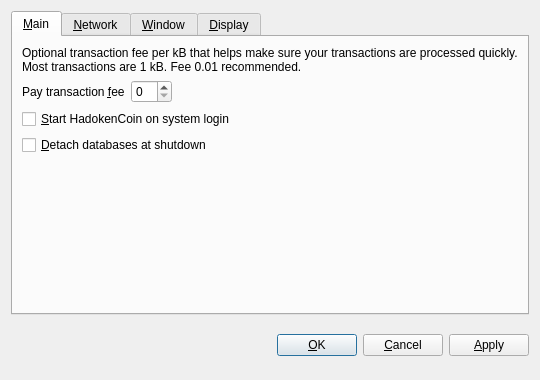
<?xml version="1.0" encoding="UTF-8"?>
<ui version="4.0">
 <class>OptionsDialog</class>
 <widget class="QDialog" name="OptionsDialog">
  <property name="geometry">
   <rect>
    <x>0</x>
    <y>0</y>
    <width>540</width>
    <height>380</height>
   </rect>
  </property>
  <property name="windowTitle">
   <string>Options</string>
  </property>
  <property name="modal">
   <bool>true</bool>
  </property>
  <layout class="QVBoxLayout" name="verticalLayout">
   <item>
    <widget class="QTabWidget" name="tabWidget">
     <property name="tabPosition">
      <enum>QTabWidget::North</enum>
     </property>
     <property name="currentIndex">
      <number>0</number>
     </property>
     <widget class="QWidget" name="tabMain">
      <attribute name="title">
       <string>&amp;Main</string>
      </attribute>
      <layout class="QVBoxLayout" name="verticalLayout_Main">
       <item>
        <widget class="QLabel" name="transactionFeeInfoLabel">
         <property name="text">
          <string>Optional transaction fee per kB that helps make sure your transactions are processed quickly. Most transactions are 1 kB. Fee 0.01 recommended.</string>
         </property>
         <property name="textFormat">
          <enum>Qt::PlainText</enum>
         </property>
         <property name="wordWrap">
          <bool>true</bool>
         </property>
        </widget>
       </item>
       <item>
        <layout class="QHBoxLayout" name="horizontalLayout_Main">
         <item>
          <widget class="QLabel" name="transactionFeeLabel">
           <property name="text">
            <string>Pay transaction &amp;fee</string>
           </property>
           <property name="textFormat">
            <enum>Qt::PlainText</enum>
           </property>
           <property name="buddy">
            <cstring>transactionFee</cstring>
           </property>
          </widget>
         </item>
         <item>
          <widget class="BitcoinAmountField" name="transactionFee"/>
         </item>
         <item>
          <spacer name="horizontalSpacer_Main">
           <property name="orientation">
            <enum>Qt::Horizontal</enum>
           </property>
           <property name="sizeHint" stdset="0">
            <size>
             <width>40</width>
             <height>20</height>
            </size>
           </property>
          </spacer>
         </item>
        </layout>
       </item>
       <item>
        <widget class="QCheckBox" name="bitcoinAtStartup">
         <property name="toolTip">
          <string>Automatically start HadokenCoin after logging in to the system.</string>
         </property>
         <property name="text">
          <string>&amp;Start HadokenCoin on system login</string>
         </property>
        </widget>
       </item>
       <item>
        <widget class="QCheckBox" name="detachDatabases">
         <property name="toolTip">
          <string>Detach block and address databases at shutdown. This means they can be moved to another data directory, but it slows down shutdown. The wallet is always detached.</string>
         </property>
         <property name="text">
          <string>&amp;Detach databases at shutdown</string>
         </property>
        </widget>
       </item>
       <item>
        <spacer name="verticalSpacer_Main">
         <property name="orientation">
          <enum>Qt::Vertical</enum>
         </property>
         <property name="sizeHint" stdset="0">
          <size>
           <width>20</width>
           <height>40</height>
          </size>
         </property>
        </spacer>
       </item>
      </layout>
     </widget>
     <widget class="QWidget" name="tabNetwork">
      <attribute name="title">
       <string>&amp;Network</string>
      </attribute>
      <layout class="QVBoxLayout" name="verticalLayout_Network">
       <item>
        <widget class="QCheckBox" name="mapPortUpnp">
         <property name="toolTip">
          <string>Automatically open the HadokenCoin client port on the router. This only works when your router supports UPnP and it is enabled.</string>
         </property>
         <property name="text">
          <string>Map port using &amp;UPnP</string>
         </property>
        </widget>
       </item>
       <item>
        <widget class="QCheckBox" name="connectSocks">
         <property name="toolTip">
          <string>Connect to the HadokenCoin network through a SOCKS proxy (e.g. when connecting through Tor).</string>
         </property>
         <property name="text">
          <string>&amp;Connect through SOCKS proxy:</string>
         </property>
        </widget>
       </item>
       <item>
        <layout class="QHBoxLayout" name="horizontalLayout_Network">
         <item>
          <widget class="QLabel" name="proxyIpLabel">
           <property name="text">
            <string>Proxy &amp;IP:</string>
           </property>
           <property name="textFormat">
            <enum>Qt::PlainText</enum>
           </property>
           <property name="buddy">
            <cstring>proxyIp</cstring>
           </property>
          </widget>
         </item>
         <item>
          <widget class="QValidatedLineEdit" name="proxyIp">
           <property name="maximumSize">
            <size>
             <width>140</width>
             <height>16777215</height>
            </size>
           </property>
           <property name="toolTip">
            <string>IP address of the proxy (e.g. 127.0.0.1)</string>
           </property>
          </widget>
         </item>
         <item>
          <widget class="QLabel" name="proxyPortLabel">
           <property name="text">
            <string>&amp;Port:</string>
           </property>
           <property name="textFormat">
            <enum>Qt::PlainText</enum>
           </property>
           <property name="buddy">
            <cstring>proxyPort</cstring>
           </property>
          </widget>
         </item>
         <item>
          <widget class="QLineEdit" name="proxyPort">
           <property name="maximumSize">
            <size>
             <width>55</width>
             <height>16777215</height>
            </size>
           </property>
           <property name="toolTip">
            <string>Port of the proxy (e.g. 9050)</string>
           </property>
          </widget>
         </item>
         <item>
          <widget class="QLabel" name="socksVersionLabel">
           <property name="text">
            <string>SOCKS &amp;Version:</string>
           </property>
           <property name="textFormat">
            <enum>Qt::PlainText</enum>
           </property>
           <property name="buddy">
            <cstring>socksVersion</cstring>
           </property>
          </widget>
         </item>
         <item>
          <widget class="QValueComboBox" name="socksVersion">
           <property name="toolTip">
            <string>SOCKS version of the proxy (e.g. 5)</string>
           </property>
          </widget>
         </item>
         <item>
          <spacer name="horizontalSpacer_Network">
           <property name="orientation">
            <enum>Qt::Horizontal</enum>
           </property>
           <property name="sizeHint" stdset="0">
            <size>
             <width>40</width>
             <height>20</height>
            </size>
           </property>
          </spacer>
         </item>
        </layout>
       </item>
       <item>
        <spacer name="verticalSpacer_Network">
         <property name="orientation">
          <enum>Qt::Vertical</enum>
         </property>
         <property name="sizeHint" stdset="0">
          <size>
           <width>20</width>
           <height>40</height>
          </size>
         </property>
        </spacer>
       </item>
      </layout>
     </widget>
     <widget class="QWidget" name="tabWindow">
      <attribute name="title">
       <string>&amp;Window</string>
      </attribute>
      <layout class="QVBoxLayout" name="verticalLayout_Window">
       <item>
        <widget class="QCheckBox" name="minimizeToTray">
         <property name="toolTip">
          <string>Show only a tray icon after minimizing the window.</string>
         </property>
         <property name="text">
          <string>&amp;Minimize to the tray instead of the taskbar</string>
         </property>
        </widget>
       </item>
       <item>
        <widget class="QCheckBox" name="minimizeOnClose">
         <property name="toolTip">
          <string>Minimize instead of exit the application when the window is closed. When this option is enabled, the application will be closed only after selecting Quit in the menu.</string>
         </property>
         <property name="text">
          <string>M&amp;inimize on close</string>
         </property>
        </widget>
       </item>
       <item>
        <spacer name="verticalSpacer_Window">
         <property name="orientation">
          <enum>Qt::Vertical</enum>
         </property>
         <property name="sizeHint" stdset="0">
          <size>
           <width>20</width>
           <height>40</height>
          </size>
         </property>
        </spacer>
       </item>
      </layout>
     </widget>
     <widget class="QWidget" name="tabDisplay">
      <attribute name="title">
       <string>&amp;Display</string>
      </attribute>
      <layout class="QVBoxLayout" name="verticalLayout_Display">
       <item>
        <layout class="QHBoxLayout" name="horizontalLayout_1_Display">
         <item>
          <widget class="QLabel" name="langLabel">
           <property name="text">
            <string>User Interface &amp;language:</string>
           </property>
           <property name="textFormat">
            <enum>Qt::PlainText</enum>
           </property>
           <property name="buddy">
            <cstring>lang</cstring>
           </property>
          </widget>
         </item>
         <item>
          <widget class="QValueComboBox" name="lang">
           <property name="toolTip">
            <string>The user interface language can be set here. This setting will take effect after restarting HadokenCoin.</string>
           </property>
          </widget>
         </item>
        </layout>
       </item>
       <item>
        <layout class="QHBoxLayout" name="horizontalLayout_2_Display">
         <item>
          <widget class="QLabel" name="unitLabel">
           <property name="text">
            <string>&amp;Unit to show amounts in:</string>
           </property>
           <property name="textFormat">
            <enum>Qt::PlainText</enum>
           </property>
           <property name="buddy">
            <cstring>unit</cstring>
           </property>
          </widget>
         </item>
         <item>
          <widget class="QValueComboBox" name="unit">
           <property name="toolTip">
            <string>Choose the default subdivision unit to show in the interface and when sending coins.</string>
           </property>
          </widget>
         </item>
        </layout>
       </item>
       <item>
        <widget class="QCheckBox" name="displayAddresses">
         <property name="toolTip">
          <string>Whether to show HadokenCoin addresses in the transaction list or not.</string>
         </property>
         <property name="text">
          <string>&amp;Display addresses in transaction list</string>
         </property>
        </widget>
       </item>
       <item>
        <widget class="QCheckBox" name="coinControlFeatures">
         <property name="toolTip">
          <string>Whether to show coin control features or not.</string>
         </property>
         <property name="text">
          <string>Display coin &amp;control features (experts only!)</string>
         </property>
        </widget>
       </item>
       <item>
        <spacer name="verticalSpacer_Display">
         <property name="orientation">
          <enum>Qt::Vertical</enum>
         </property>
         <property name="sizeHint" stdset="0">
          <size>
           <width>20</width>
           <height>40</height>
          </size>
         </property>
        </spacer>
       </item>
      </layout>
     </widget>
    </widget>
   </item>
   <item>
    <layout class="QHBoxLayout" name="horizontalLayout_Buttons">
     <item>
      <spacer name="horizontalSpacer_1">
       <property name="orientation">
        <enum>Qt::Horizontal</enum>
       </property>
       <property name="sizeHint" stdset="0">
        <size>
         <width>40</width>
         <height>48</height>
        </size>
       </property>
      </spacer>
     </item>
     <item>
      <widget class="QLabel" name="statusLabel">
       <property name="font">
        <font>
         <weight>75</weight>
         <bold>true</bold>
        </font>
       </property>
       <property name="text">
        <string/>
       </property>
       <property name="textFormat">
        <enum>Qt::PlainText</enum>
       </property>
       <property name="wordWrap">
        <bool>true</bool>
       </property>
      </widget>
     </item>
     <item>
      <spacer name="horizontalSpacer_2">
       <property name="orientation">
        <enum>Qt::Horizontal</enum>
       </property>
       <property name="sizeHint" stdset="0">
        <size>
         <width>40</width>
         <height>48</height>
        </size>
       </property>
      </spacer>
     </item>
     <item>
      <widget class="QPushButton" name="okButton">
       <property name="text">
        <string>&amp;OK</string>
       </property>
      </widget>
     </item>
     <item>
      <widget class="QPushButton" name="cancelButton">
       <property name="text">
        <string>&amp;Cancel</string>
       </property>
       <property name="autoDefault">
        <bool>false</bool>
       </property>
      </widget>
     </item>
     <item>
      <widget class="QPushButton" name="applyButton">
       <property name="text">
        <string>&amp;Apply</string>
       </property>
       <property name="autoDefault">
        <bool>false</bool>
       </property>
      </widget>
     </item>
    </layout>
   </item>
  </layout>
 </widget>
 <customwidgets>
  <customwidget>
   <class>BitcoinAmountField</class>
   <extends>QSpinBox</extends>
   <header>bitcoinamountfield.h</header>
  </customwidget>
  <customwidget>
   <class>QValueComboBox</class>
   <extends>QComboBox</extends>
   <header>qvaluecombobox.h</header>
  </customwidget>
  <customwidget>
   <class>QValidatedLineEdit</class>
   <extends>QLineEdit</extends>
   <header>qvalidatedlineedit.h</header>
  </customwidget>
 </customwidgets>
 <resources/>
 <connections/>
</ui>
